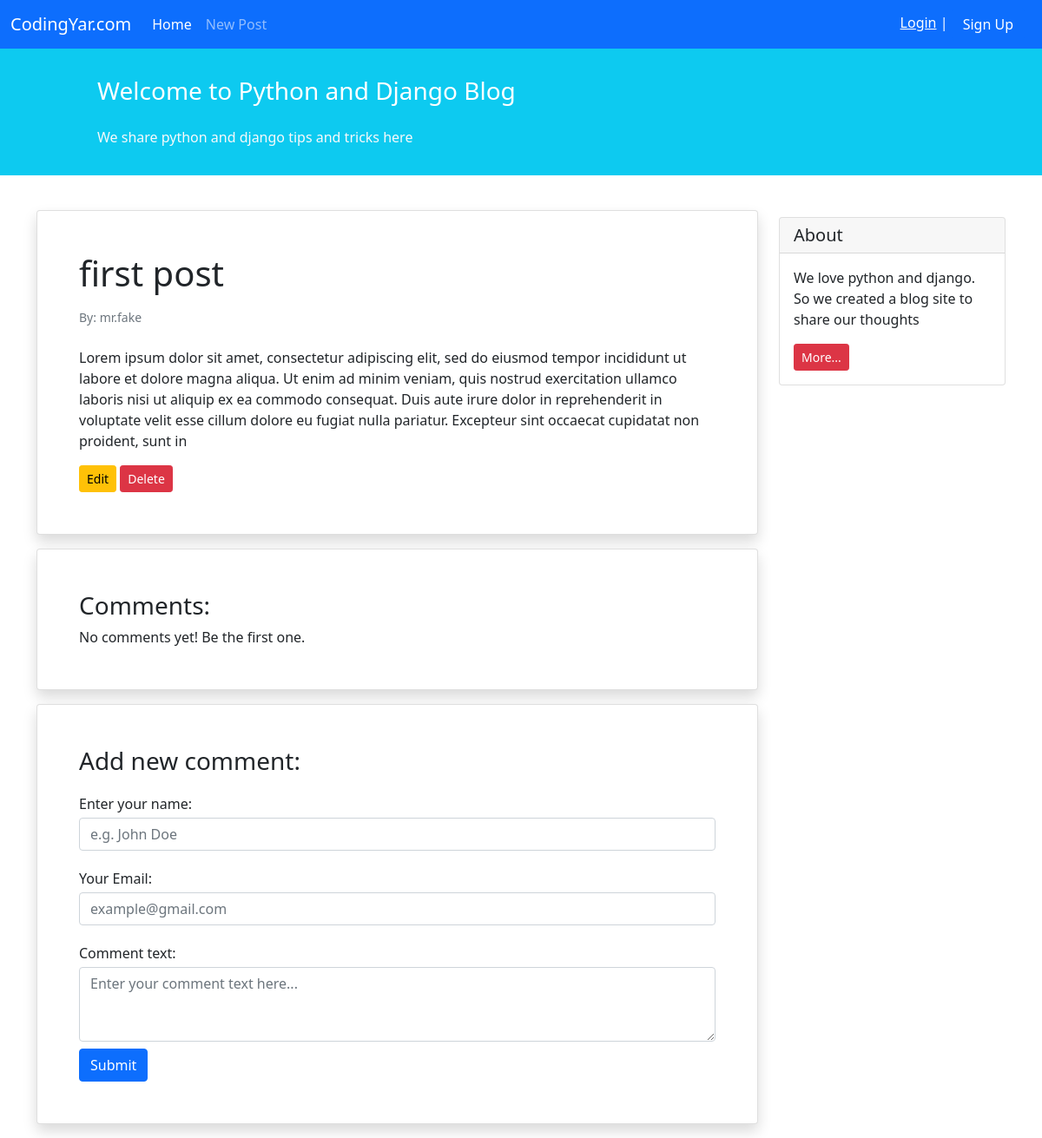
Page /blog/1/ on the committed database.
### blog/models.py (models this page shows, shortened)
class BlogPost(models.Model):
    STATUS_CHOICES = (
        ('pub', 'Published'),
        ('drf', 'Draft'),
    )
    title = models.CharField(max_length= 100)
    text = models.TextField()
    author = models.ForeignKey('auth.user', on_delete= models.CASCADE)
    date_time_created = models.DateTimeField(auto_now_add=True)
    date_time_modified = models.DateTimeField(auto_now=True)
    status = models.CharField(choices=STATUS_CHOICES, max_length= 3)

### blog/views.py (the view)
# urls.py: path('<int:pk>/', views.DetailPostListView.as_view(), name= 'detail_page'),
class DetailPostListView(generic.DetailView):
    model = BlogPost
    template_name = 'blog/detail_post_list.html'
    context_object_name = 'post'

### blog/templates/blog/detail_post_list.html (shortened to what this page needs)
{% extends '_base.html' %}
{% block content %}
<div class="container mt-4">
    <div class="row">
        <div class="col-9">
            <div class="card shadow my-3 p-5">
                <h1>{{ post.title }}</h1>
                <p class="small text-muted mt-2">By: {{ post.author }}</p>
                <p class="mt-2">{{ post.text }}</p>
                <div>
                    <a href="{% url 'update_post' post.id %}" class="btn btn-sm btn-warning">Edit</a>
                    <a href="{% url 'delete_post' post.id %}" class="btn btn-sm btn-danger">Delete</a>
                </div>
            </div>
            <div class="card shadow my-3 p-5">
                <h3>Comments:</h3>
                    No comments yet! Be the first one.
            </div>
            <div class="card shadow my-3 p-5">
                <h3>Add new comment:</h3>
                <form method="POST">
                    <div class="form-group py-2">
                        <label class="py-1" for="author_name">Enter your name:</label>
                        <input type="text" class="form-control" placeholder="e.g. John Doe" name="author_name">
                    </div>
                    <div class="form-group py-2">
                        <label class="py-1" for="email">Your Email:</label>
                        <input type="email" class="form-control" placeholder="example@gmail.com" name="email">
                    </div>
                    <div class="form-group py-2">
                        <label class="py-1" for="comment_text">Comment text:</label>
                        <textarea class="form-control" name="text" rows="3" placeholder="Enter your comment text here..."></textarea>
                    </div>
                    <button type="submit" class="btn btn-primary">Submit</button>
                </form>
            </div>
        </div>
        <div class="col-3">
                <div class="card my-4">
                    <h5 class="card-header">About</h5>
                    <div class="card-body">
                        <p class="card-text">We love python and django. So we created a blog site to share our
                            thoughts</p>
                        <a href="#"
                           class="btn btn-sm btn-danger">
                            More...
                        </a>
                    </div>
                </div>
        </div>
    </div>
</div>
{% endblock content%}

### rows in the picture
BlogPost: title "first post", author "mr.fake", text "Lorem ipsum dolor sit amet, consectetur adipiscing elit, sed do eiusmod tempor incididunt ut labore et dolore magna aliqua. Ut enim ad minim veniam, quis nostrud exercitation ullamco laboris nisi ut aliquip ex ea commodo consequat. Duis aute irure dolor in reprehenderit in voluptate velit esse cillum dolore eu fugiat nulla pariatur. Excepteur sint occaecat cupidatat non proident, sunt in"
